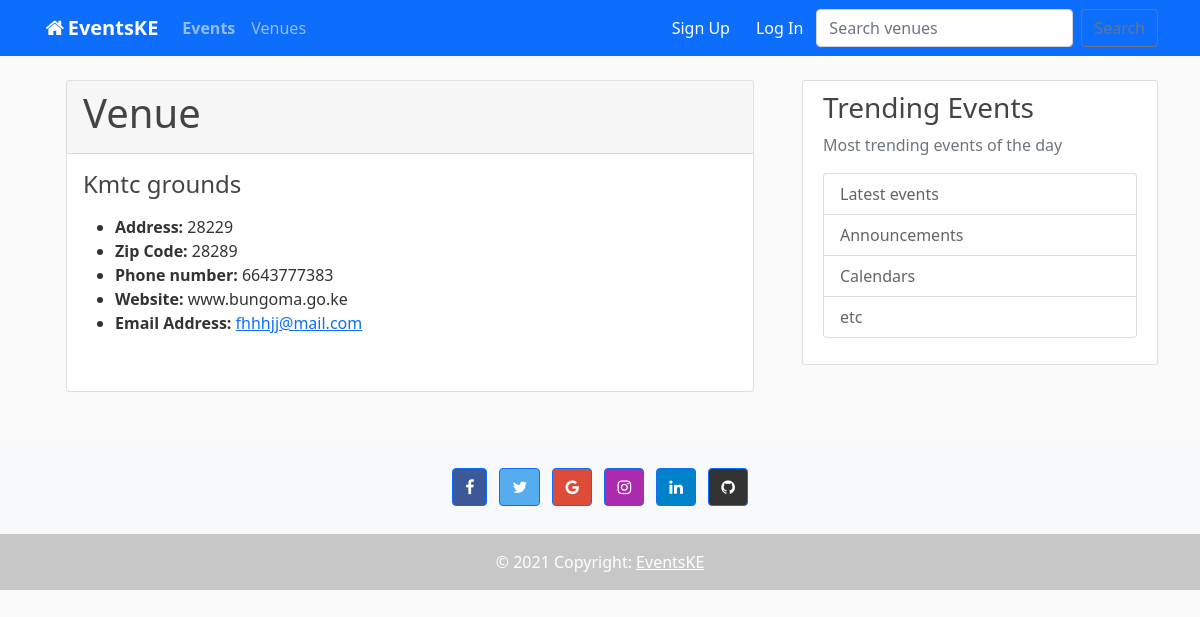
/show_venue/4/, run on the app's committed database.
### Events/models.py (models this page shows)
class Venue(models.Model):
    name = models.CharField('Venue Name', max_length=120)
    region = models.CharField('region', max_length=60, null= True)
    address = models.CharField(max_length=50)
    zip_code = models.CharField('zip code',max_length=60,)
    website = models.CharField('Website Adress',max_length=60,blank=True)
    phone_number = models.CharField('Contact number',max_length=12,blank=True)
    email_address = models.EmailField('Email Address',blank=True)
    def __str__(self):
        return self.name

### Events/views.py (the view)
# urls.py: path('show_venue/<venue_id>/', views.show_venue,name='show venue'),
def show_venue(request, venue_id):
    venue = Venue.objects.get(pk=venue_id)
    return render(request, 'Events/show_venue.html', {
        'venue': venue
    })

### Events/templates/Events/show_venue.html (shortened to what this page needs)
{% extends 'Events/base.html' %}
{% block content %}
<div class="container-fluid">
	<div class='card'>
		<div class= 'card-header'>
			<h1>Venue</h1>
		</div>
        <div class='card-body'>
			<h4 class='card-title'>
				{{ venue }}
			</h4>
	            <p class='card-text'>
            <ul>
            <li><b>Address:</b> {{venue.address}}</li>
            <li><b>Zip Code:</b> {{venue.zip_code}}</li>
            <li><b>Phone number:</b> {{venue.phone_number}}</li>
            <li><b>Website:</b> {{venue.website}}</li>
            <li><b>Email Address:</b> <a href="{{venue.email_address}}">{{venue.email_address}}</a> </li>
            </ul>
                    <br/>
	            </p>
        </div>
	</div>
</div>
{% endblock %}

### Events/static/css/main.css (style rules this page uses)
body { background: #fafafa; color: #333333; margin-top: 5rem; }
h1, h2, h3, h4, h5, h6 { color: #444444; }
ul { margin: 0; }

### data on the page
Venue: name "Kmtc grounds", address "28229", zip_code "28289", phone_number "6643777383", website "www.bungoma.go.ke", email_address "fhhhjj@mail.com"
